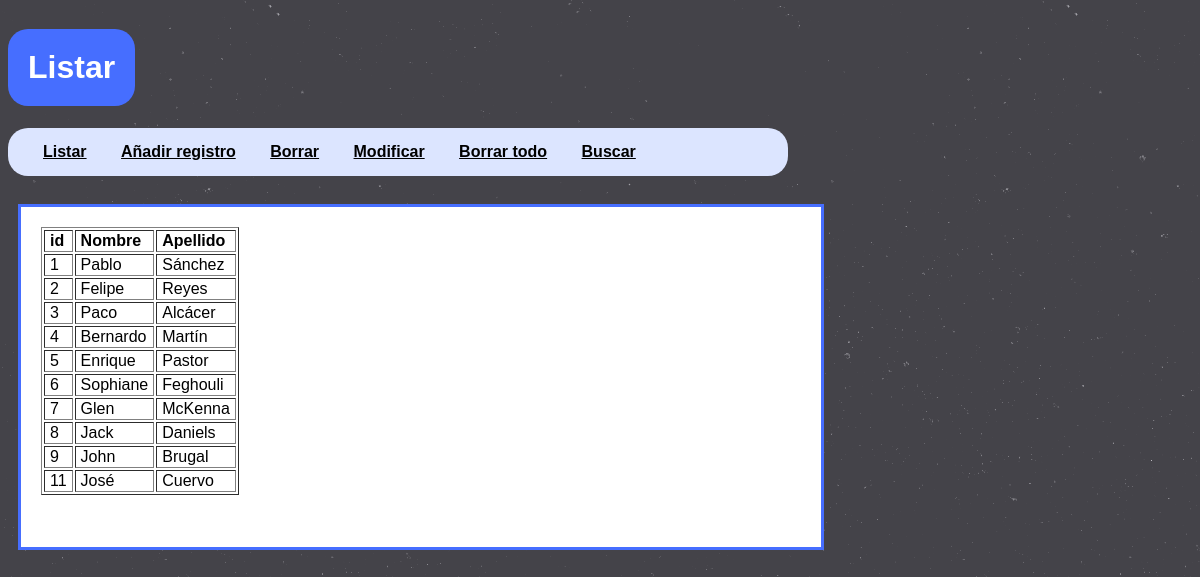
Before: /listar.php with the older database file.
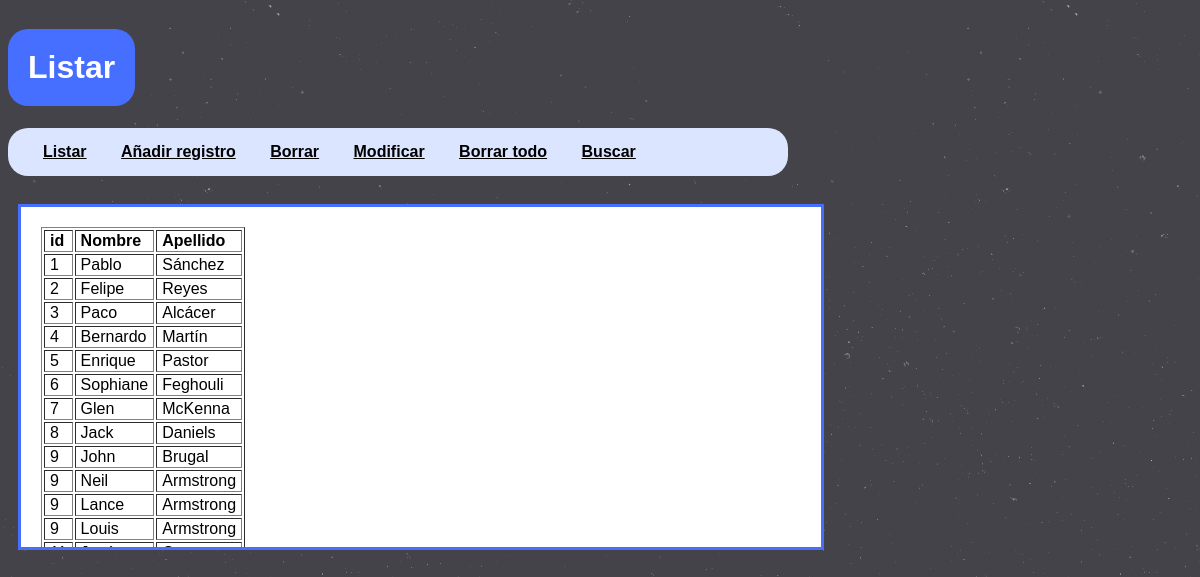
After: the same page with the newer database file.
### tables this page shows
CREATE TABLE IF NOT EXISTS `persona` (
`id` int(5) NOT NULL,
  `nombre` text NOT NULL,
  `apellido` text NOT NULL
);

### listar.php (the view)
<?php
	include("configuracion.php");
	include("conexion.php");
	cabecera("Listar");
?>
<table border="1">
	<tr>
		<td><strong>id</strong></td>
		<td><strong>Nombre</strong></td>
		<td><strong>Apellido</strong></td>
	</tr>
<?php
	$sql="SELECT id, nombre, apellido FROM persona";
	$res= mysql_query($sql, $conexion);
	$fila = mysql_fetch_array($res);
	while($fila){
		echo "<tr>";
		echo "<td>{$fila["id"]}</td>";
		echo "<td>{$fila["nombre"]}</td>";
		echo "<td>{$fila["apellido"]}</td>";
		echo "</tr>";
		$fila = mysql_fetch_array($res);
	}
	echo "</table>";
	pie();
?>

### configuracion.php
<?php
function cabecera($pagina){
    print "<?xml version=\"1.0\" encoding=\"UTF-8\"?>
<!DOCTYPE html PUBLIC \"-//W3C//DTD XHTML 1.0 Strict//EN\"\"http://www.w3.org/TR/xhtml1/DTD/xhtml1-strict.dtd\">
<html xmlns=\"http://www.w3.org/1999/xhtml\">
<head>
  <meta http-equiv=\"Content-Type\" content=\"text/html; charset=utf-8\" />
  <title>$pagina</title>
  <link rel=\"stylesheet\" type=\"text/css\" href=\"style.css\"/>
</head>
<body>
<h1>$pagina</h1>
<div id=\"menu\">
  <ul>\n";
    print "
    <li><a href=\"listar.php\">Listar</a></li>
	<li><a href=\"añadir.php\">Añadir registro</a></li>
    <li><a href=\"borrar.php\">Borrar</a></li>
    <li><a href=\"modificar.php\">Modificar</a></li>
    <li><a href=\"borrarTodo.php\">Borrar todo</a></li>
	<li><a href=\"buscar.php\">Buscar</a></li>\n";
    print "</ul>
</div>
</br>
<div id=\"body\"><div id=\"cuadro\">\n";
}
function pie(){ print '</div></body></html>'; }
?>

### style.css (style rules this page uses)
html, body { background-image: url("images/fondo.png"); color: black; font-family: Sans-Serif; }
h1 { background-color: #466EFF; color: white; padding: 20px; display: inline-block; border-radius: 20px; }
div#menu { background-color: #DCE5FF; padding: 10px; border-radius: 20px; width: 760px; }
div#menu ul { list-style-type: none; margin: 0 5px; padding: 5px; }
div#menu li { display: inline; padding: 0 15px; }
div#menu a { color: black; font-weight: bold; }
div#body { padding: 10px; }
div#cuadro { width: 760px; overflow: auto; height: 300px; background: #FFFFFF; border-style: solid; border-color: #466EFF; padding: 20px; }
td, th { padding-left: 5px; padding-right: 5px; }

Changed rows visible on the page:
no longer on this page (row unchanged): persona: id "11", nombre "José", apellido "Cuervo"
added persona: id "9", nombre "Neil", apellido "Armstrong"
added persona: id "9", nombre "Lance", apellido "Armstrong"
added persona: id "9", nombre "Louis", apellido "Armstrong"
